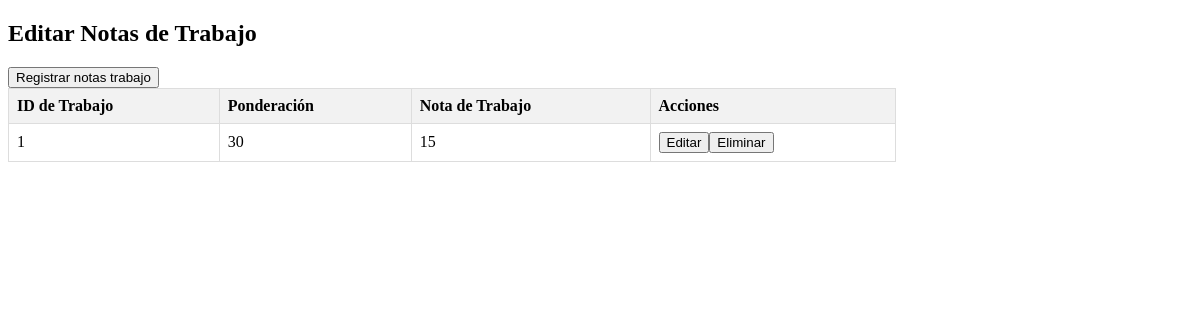
Before: /EU1/RegistrosAlumno/EditarNotasTrabajo.php?id_unidad=1 with the older database file.
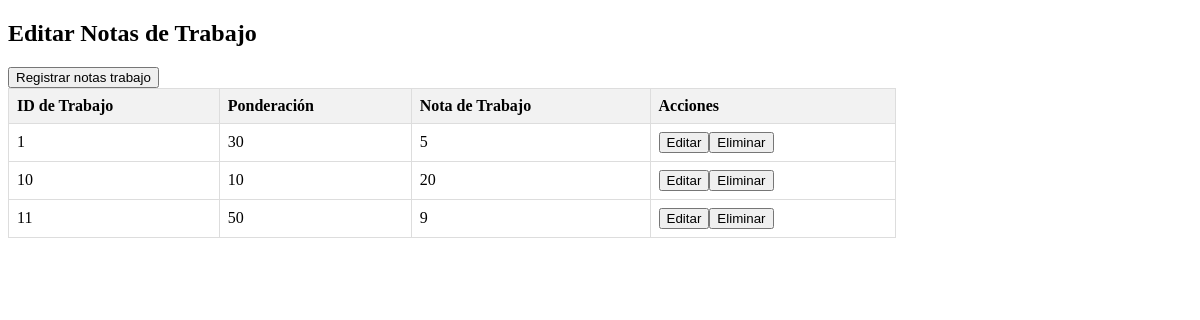
After: the same page with the newer database file.
### tables this page shows
CREATE TABLE IF NOT EXISTS `tbtrabajos` (
  `id_trabajos` int(11) NOT NULL AUTO_INCREMENT,
  `ponderacion` int(11) NOT NULL,
  `nota_trabajo` int(10) unsigned zerofill DEFAULT NULL,
  `id_unidad` int(11) DEFAULT NULL,
  PRIMARY KEY (`id_trabajos`),
  KEY `id_unidad` (`id_unidad`),
  CONSTRAINT `tbtrabajos_ibfk_1` FOREIGN KEY (`id_unidad`) REFERENCES `tbunidad` (`id_unidad`)
);

### EU1/RegistrosAlumno/EditarNotasTrabajo.php (the view, shortened to what this page needs)
<?php
include 'conexion.php';
if (isset($_GET['id_unidad'])) {
    $id_unidad = $_GET['id_unidad'];
    $sql = "SELECT * FROM tbtrabajos WHERE id_unidad = :id_unidad";
    $stmt = $conn->prepare($sql);
    $stmt->bindParam(':id_unidad', $id_unidad);
    $stmt->execute();
    $trabajos = $stmt->fetchAll();
} else {
    header("Location: MateriasAlumno.php");
    exit();
}
?>
<!DOCTYPE html>
<html lang="es">
<head>
</head>
<body>
<h2>Editar Notas de Trabajo</h2>
<a href="RegistroNotasTrabajo.php?id_unidad=<?php echo $id_unidad; ?>"><button>Registrar notas trabajo</button></a>
<table>
    <tr>
        <th>ID de Trabajo</th>
        <th>Ponderación</th>
        <th>Nota de Trabajo</th>
        <th>Acciones</th>
    </tr>
    <?php
    foreach ($trabajos as $trabajo) {
        echo "<tr>";
        echo "<td>" . $trabajo["id_trabajos"] . "</td>";
        echo "<td>" . $trabajo["ponderacion"] . "</td>";
        echo "<td>" . $trabajo["nota_trabajo"] . "</td>";
        echo "<td>";
        echo "<a href='EditarNota.php?id_trabajo=" . $trabajo["id_trabajos"] . "'><button>Editar</button></a>";
        echo "<form method='post' style='display:inline-block;'>";
        echo "<input type='submit' value='Eliminar' name='eliminarNota' onclick='return confirm(\"¿Estás seguro de que deseas eliminar esta nota?\")'>";
        echo "</form>";
        echo "</td>";
        echo "</tr>";
    }
    ?>
</table>
</body>
</html>

### EU1/RegistrosAlumno/EditarNotasTrabajo.php (style rules this page uses)
table { border-collapse: collapse; width: 75%; }
th, td { border: 1px solid #dddddd; text-align: left; padding: 8px; }
th { background-color: #f2f2f2; }

Changed rows visible on the page:
changed tbtrabajos id 1: nota_trabajo "15" → "5"
added tbtrabajos: id_trabajos "10", ponderacion "10", nota_trabajo "20"
added tbtrabajos: id_trabajos "11", ponderacion "50", nota_trabajo "9"
